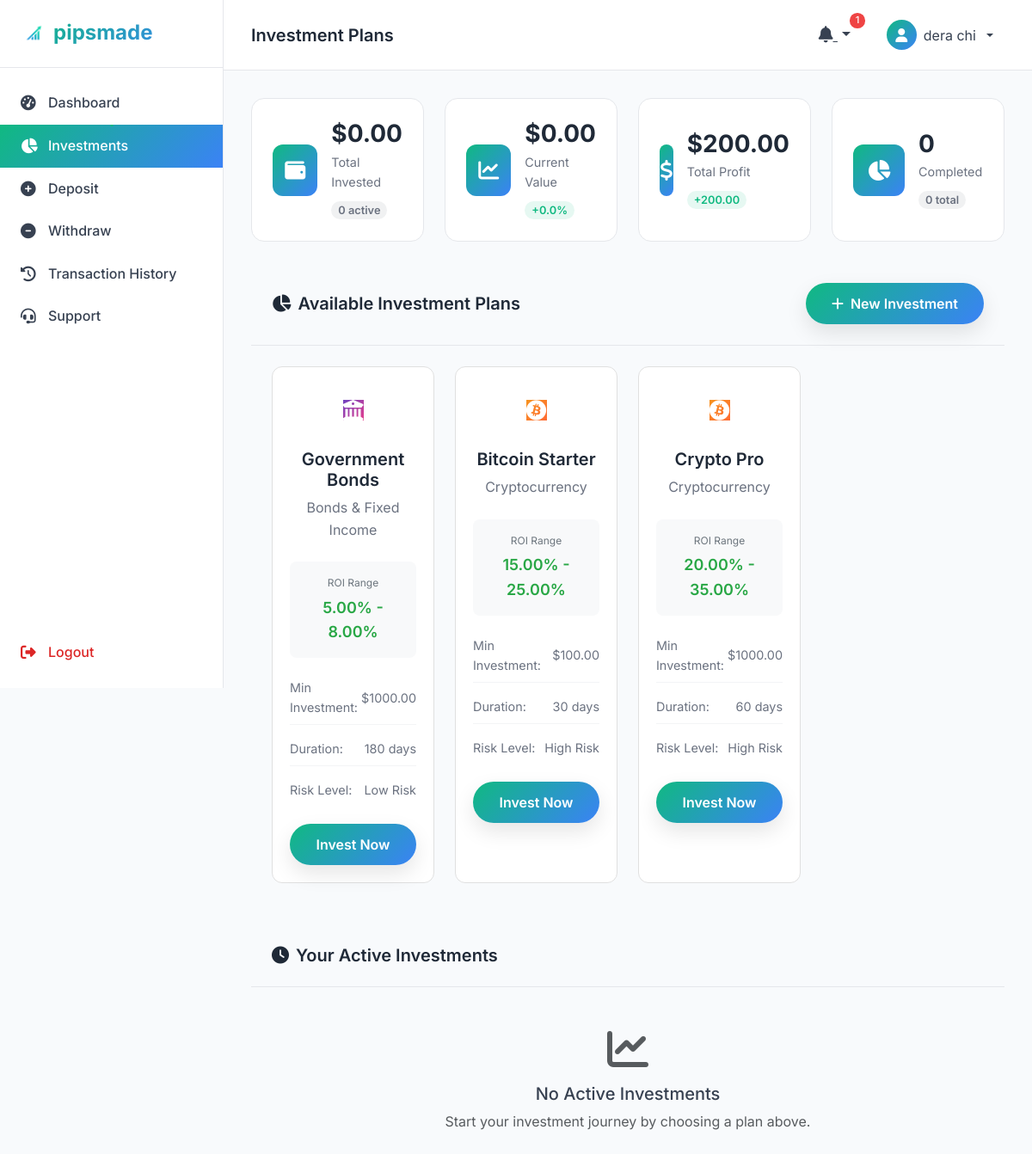
Page /investments/ (signed in) on the earlier database version.
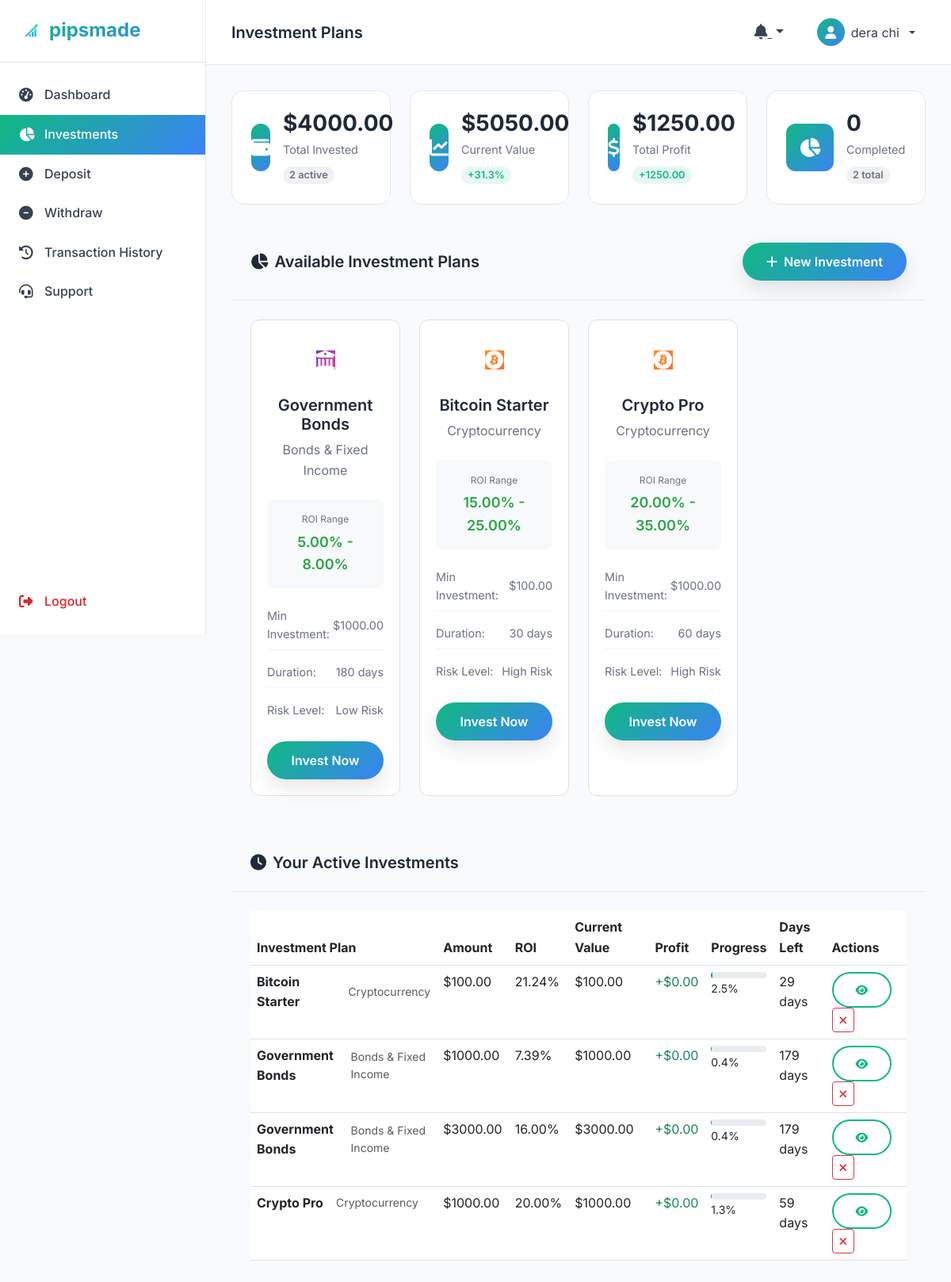
Same page on the later database version.
### investments/models.py (models this page shows, shortened)
class UserPortfolio(models.Model):
    user = models.OneToOneField(User, on_delete=models.CASCADE, related_name='portfolio')
    total_invested = models.DecimalField(max_digits=15, decimal_places=2, default=0, help_text="Set manually by admin")
    total_current_value = models.DecimalField(max_digits=15, decimal_places=2, default=0, help_text="Set manually by admin")
    total_profit = models.DecimalField(max_digits=15, decimal_places=2, default=0, help_text="Set manually by admin")
    total_roi_percentage = models.DecimalField(max_digits=5, decimal_places=2, default=0, help_text="Set manually by admin")
    total_withdrawable = models.DecimalField(max_digits=15, decimal_places=2, default=0, help_text="Set manually by admin")
    manual_profit_total = models.DecimalField(max_digits=15, decimal_places=2, default=0, help_text="Set manually by admin")
    active_investments = models.PositiveIntegerField(default=0, help_text="Set manually by admin")
    completed_investments = models.PositiveIntegerField(default=0, help_text="Set manually by admin")
    last_updated = models.DateTimeField(auto_now=True)
    @classmethod
    def get_or_create_portfolio(cls, user):
        portfolio, created = cls.objects.get_or_create(user=user)
        return portfolio

class InvestmentPlan(models.Model):
    PLAN_TYPES = [
        ('crypto', 'Cryptocurrency'),
        ('stocks', 'Stock Market'),
        ('forex', 'Forex Trading'),
        ('bonds', 'Bonds & Fixed Income'),
    ]
    RISK_LEVELS = [
        ('low', 'Low Risk'),
        ('medium', 'Medium Risk'),
        ('high', 'High Risk'),
    ]
    name = models.CharField(max_length=100)
    plan_type = models.CharField(max_length=20, choices=PLAN_TYPES)
    description = models.TextField()
    min_investment = models.DecimalField(max_digits=12, decimal_places=2, default=100.00)
    max_investment = models.DecimalField(max_digits=12, decimal_places=2, null=True, blank=True)
    min_roi_percentage = models.DecimalField(
        max_digits=5, decimal_places=2,
        validators=[MinValueValidator(0), MaxValueValidator(100)]
    )
    max_roi_percentage = models.DecimalField(
        max_digits=5, decimal_places=2,
        validators=[MinValueValidator(0), MaxValueValidator(100)]
    )
    duration_days = models.PositiveIntegerField(default=30)
    risk_level = models.CharField(max_length=10, choices=RISK_LEVELS, default='medium')
    features = models.JSONField(default=list, blank=True)
    is_active = models.BooleanField(default=True)
    created_at = models.DateTimeField(auto_now_add=True)
    updated_at = models.DateTimeField(auto_now=True)
    class Meta:
        ordering = ['plan_type', 'min_investment']

class UserInvestment(models.Model):
    STATUS_CHOICES = [
        ('active', 'Active'),
        ('completed', 'Completed'),
        ('cancelled', 'Cancelled'),
        ('pending', 'Pending'),
    ]
    user = models.ForeignKey(User, on_delete=models.CASCADE, related_name='investments')
    investment_plan = models.ForeignKey(InvestmentPlan, on_delete=models.CASCADE, null=True, blank=True, help_text="Standard investment plan")
    admin_investment_plan = models.ForeignKey(AdminInvestmentPlan, on_delete=models.CASCADE, null=True, blank=True, help_text="Admin-created custom investment plan")
    amount = models.DecimalField(max_digits=12, decimal_places=2)
    roi_percentage = models.DecimalField(max_digits=5, decimal_places=2)
    start_date = models.DateTimeField(auto_now_add=True)
    end_date = models.DateTimeField()
    status = models.CharField(max_length=20, choices=STATUS_CHOICES, default='active')
    expected_return = models.DecimalField(max_digits=12, decimal_places=2, help_text="Set manually by admin")
    current_value = models.DecimalField(max_digits=12, decimal_places=2, default=0, help_text="Set manually by admin")
    manual_profit = models.DecimalField(max_digits=12, decimal_places=2, default=0, help_text="Profit added manually by admin")
    total_profit = models.DecimalField(max_digits=12, decimal_places=2, default=0, help_text="Set manually by admin")
    total_withdrawable = models.DecimalField(max_digits=12, decimal_places=2, default=0, help_text="Set manually by admin")
    created_at = models.DateTimeField(auto_now_add=True)
    updated_at = models.DateTimeField(auto_now=True)
    class Meta:
        ordering = ['-created_at']
    def get_progress_percentage(self):
        if self.status == 'completed':
            return 100
        now = timezone.now()
        total_duration = (self.end_date - self.start_date).total_seconds()
        elapsed_duration = (now - self.start_date).total_seconds()
        if elapsed_duration <= 0:
            return 0
        elif elapsed_duration >= total_duration:
            return 100
        else:
            return (elapsed_duration / total_duration) * 100
    def days_remaining(self):
        if self.status == 'completed':
            return 0
        now = timezone.now()
        remaining = self.end_date - now
        return max(0, remaining.days)
    def get_profit(self):
        return self.total_profit or Decimal('0')

### investments/views.py (the view)
# urls.py: path('', views.investments_view, name='investments'),
@login_required
def investments_view(request):
    investment_plans = InvestmentPlan.objects.filter(is_active=True)
    user_investments = UserInvestment.objects.filter(user=request.user).order_by('-created_at')
    portfolio = UserPortfolio.get_or_create_portfolio(request.user)
    context = {
        'investment_plans': investment_plans,
        'user_investments': user_investments,
        'portfolio': portfolio,
        'active_investments': user_investments.filter(status='active'),
        'completed_investments': user_investments.filter(status='completed'),
        'unread_notifications': TransactionNotification.objects.filter(
            user=request.user,
            is_read=False
        ).order_by('-created_at')[:10],
    }
    return render(request, 'dashboard/investments.html', context)

### templates/dashboard/investments.html (shortened to what the changed rows need)
{% extends 'dashboard/base_dashboard.html' %}
{% load static %}
{% block content %}
    <div class="row g-4 mb-4">
        <div class="col-lg-3 col-md-6">
            <div class="stats-card">
                <div class="stats-info">
                    <h3>${{ portfolio.total_invested|floatformat:2 }}</h3>
                    <p>Total Invested</p>
                    <span class="stats-change neutral">{{ portfolio.active_investments }} active</span>
                </div>
            </div>
        </div>
        <div class="col-lg-3 col-md-6">
            <div class="stats-card">
                <div class="stats-info">
                    <h3>${{ portfolio.total_current_value|floatformat:2 }}</h3>
                    <p>Current Value</p>
                    <span class="stats-change positive">+{{ portfolio.total_roi_percentage|floatformat:1 }}%</span>
                </div>
            </div>
        </div>
        <div class="col-lg-3 col-md-6">
            <div class="stats-card">
                <div class="stats-info">
                    <h3>${{ portfolio.total_profit|floatformat:2 }}</h3>
                    <p>Total Profit</p>
                    <span class="stats-change {% if portfolio.total_profit >= 0 %}positive{% else %}negative{% endif %}">
                        {% if portfolio.total_profit >= 0 %}+{% endif %}{{ portfolio.total_profit|floatformat:2 }}
                    </span>
                </div>
            </div>
        </div>
        <div class="col-lg-3 col-md-6">
            <div class="stats-card">
                <div class="stats-info">
                    <h3>{{ portfolio.completed_investments }}</h3>
                    <p>Completed</p>
                    <span class="stats-change neutral">{{ portfolio.active_investments|add:portfolio.completed_investments }} total</span>
                </div>
            </div>
        </div>
    </div>
    <div class="row g-4 mb-4">
        <div class="col-12">
            <div class="dashboard-card">
                <div class="card-body">
                    <div class="row g-4">
                        {% for plan in investment_plans %}
                        <div class="col-lg-3 col-md-6">
                            <div class="investment-plan-card">
                                <div class="plan-header">
                                    <div class="plan-icon">
                                        {% if plan.plan_type == 'crypto' %}
                                            <i class="fab fa-bitcoin"></i>
                                        {% elif plan.plan_type == 'stocks' %}
                                            <i class="fas fa-chart-bar"></i>
                                        {% elif plan.plan_type == 'forex' %}
                                            <i class="fas fa-exchange-alt"></i>
                                        {% else %}
                                            <i class="fas fa-university"></i>
                                        {% endif %}
                                    </div>
                                    <h5>{{ plan.name }}</h5>
                                    <p class="plan-type">{{ plan.get_plan_type_display }}</p>
                                </div>
                                <div class="plan-body">
                                    <div class="roi-range">
                                        <span class="roi-label">ROI Range</span>
                                        <span class="roi-value">{{ plan.min_roi_percentage }}% - {{ plan.max_roi_percentage }}%</span>
                                    </div>
                                    <div class="plan-details">
                                        <div class="detail-item">
                                            <span>Min Investment:</span>
                                            <span>${{ plan.min_investment }}</span>
                                        </div>
                                        <div class="detail-item">
                                            <span>Duration:</span>
                                            <span>{{ plan.duration_days }} days</span>
                                        </div>
                                        <div class="detail-item">
                                            <span>Risk Level:</span>
                                            <span class="risk-{{ plan.risk_level }}">{{ plan.get_risk_level_display }}</span>
                                        </div>
                                    </div>
                                    <button class="btn btn-primary w-100 invest-btn"
                                            data-plan-id="{{ plan.id }}"
                                            data-plan-name="{{ plan.name }}"
                                            data-min-investment="{{ plan.min_investment }}"
                                            data-bs-toggle="modal"
                                            data-bs-target="#investmentModal">
                                        Invest Now
                                    </button>
                                </div>
                            </div>
                        </div>
                        {% endfor %}
                    </div>
                </div>
            </div>
        </div>
    </div>
    <div class="row g-4">
        <div class="col-12">
            <div class="dashboard-card">
                <div class="card-body">
                    {% if active_investments %}
                    <div class="table-responsive">
                        <table class="table table-hover">
                            <thead>
                                <tr>
                                    <th>Investment Plan</th>
                                    <th>Amount</th>
                                    <th>ROI</th>
                                    <th>Current Value</th>
                                    <th>Profit</th>
                                    <th>Progress</th>
                                    <th>Days Left</th>
                                    <th>Actions</th>
                                </tr>
                            </thead>
                            <tbody>
                                {% for investment in active_investments %}
                                <tr>
                                    <td>
                                        <div class="investment-info">
                                            <strong>{{ investment.investment_plan.name }}</strong>
                                            <small class="text-muted d-block">{{ investment.investment_plan.get_plan_type_display }}</small>
                                        </div>
                                    </td>
                                    <td>${{ investment.amount|floatformat:2 }}</td>
                                    <td>{{ investment.roi_percentage }}%</td>
                                    <td>${{ investment.current_value|floatformat:2 }}</td>
                                    <td class="{% if investment.get_profit >= 0 %}text-success{% else %}text-danger{% endif %}">
                                        {% if investment.get_profit >= 0 %}+{% endif %}${{ investment.get_profit|floatformat:2 }}
                                    </td>
                                    <td>
                                        <div class="progress" style="height: 8px;">
                                        </div>
                                        <small>{{ investment.get_progress_percentage|floatformat:1 }}%</small>
                                    </td>
                                    <td>{{ investment.days_remaining }} days</td>
                                    <td>
                                        <a href="{% url 'investment_detail' investment.id %}" class="btn btn-sm btn-outline-primary">
                                            <i class="fas fa-eye"></i>
                                        </a>
                                        <button class="btn btn-sm btn-outline-danger"
                                                onclick="cancelInvestment({{ investment.id }})">
                                            <i class="fas fa-times"></i>
                                        </button>
                                    </td>
                                </tr>
                                {% endfor %}
                            </tbody>
                        </table>
                    </div>
                    {% else %}
                    <div class="text-center py-4">
                        <i class="fas fa-chart-line fa-3x text-muted mb-3"></i>
                        <h5>No Active Investments</h5>
                        <p class="text-muted">Start your investment journey by choosing a plan above.</p>
                    </div>
                    {% endif %}
                </div>
            </div>
        </div>
    </div>
{% endblock %}

### templates/dashboard/base_dashboard.html (shortened to what the changed rows need)
{% load static %}
<!DOCTYPE html>
<html lang="en">
<head>
    <link href="https://cdn.jsdelivr.net/npm/bootstrap@5.3.0/dist/css/bootstrap.min.css" rel="stylesheet">
    <link rel="stylesheet" href="https://cdnjs.cloudflare.com/ajax/libs/font-awesome/6.4.0/css/all.min.css">
    <link rel="stylesheet" href="{% static 'css/styles.css' %}">
    <link rel="stylesheet" href="{% static 'css/dashboard-enhanced.css' %}">
</head>
<body class="dashboard-page">
    <div class="main-content">
        <nav class="top-nav">
            <div class="nav-right">
                <div class="notifications dropdown">
                    <button class="btn btn-link dropdown-toggle" data-bs-toggle="dropdown">
                        <i class="fas fa-bell"></i>
                        {% if unread_notifications %}
                        <span class="badge">{{ unread_notifications.count }}</span>
                        {% endif %}
                    </button>
                </div>
            </div>
        </nav>
        <div class="dashboard-content">
            {% block content %}
            {% endblock %}
        </div>
    </div>
</body>
</html>

Differences in the rows shown:
changed UserPortfolio: total_invested "0.00" → "4000.00"; active_investments "0" → "2"; total_current_value "0.00" → "5050.00"; total_roi_percentage "0.0" → "31.3"; total_profit "200.00" → "1250.00"; active_investments|add "0" → "2"
added UserInvestment: investment_plan.name "Bitcoin Starter", investment_plan.plan_type "Cryptocurrency", amount "100.00", roi_percentage "21.24", current_value "100.00", get_profit "0.00", get_progress_percentage "2.5", days_remaining "29"
added UserInvestment: investment_plan.name "Government Bonds", investment_plan.plan_type "Bonds & Fixed Income", amount "1000.00", roi_percentage "7.39", current_value "1000.00", get_profit "0.00", get_progress_percentage "0.4", days_remaining "179"
added UserInvestment: investment_plan.name "Government Bonds", investment_plan.plan_type "Bonds & Fixed Income", amount "3000.00", roi_percentage "16.00", current_value "3000.00", get_profit "0.00", get_progress_percentage "0.4", days_remaining "179"
added UserInvestment: investment_plan.name "Crypto Pro", investment_plan.plan_type "Cryptocurrency", amount "1000.00", roi_percentage "20.00", current_value "1000.00", get_profit "0.00", get_progress_percentage "1.3", days_remaining "59"
Other differences:
{{ unread_notifications.count }}: "1" → (not shown)
text no longer shown: "No Active Investments Start your investment journey by choosing a plan above."
text now shown: "Investment Plan Amount ROI Current Value Profit Progress Days Left Actions"
